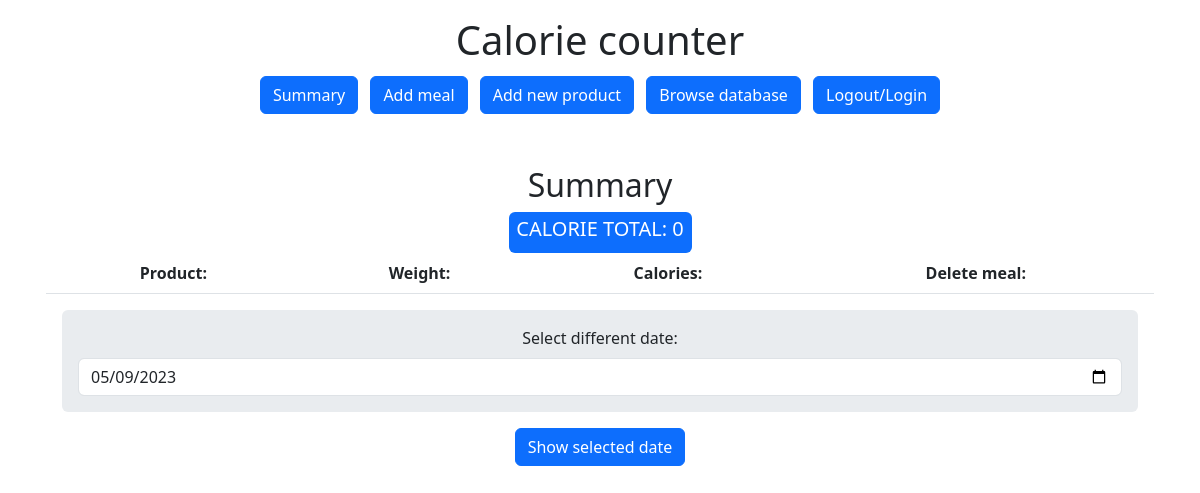
The page / (signed in) on the database as committed earlier.
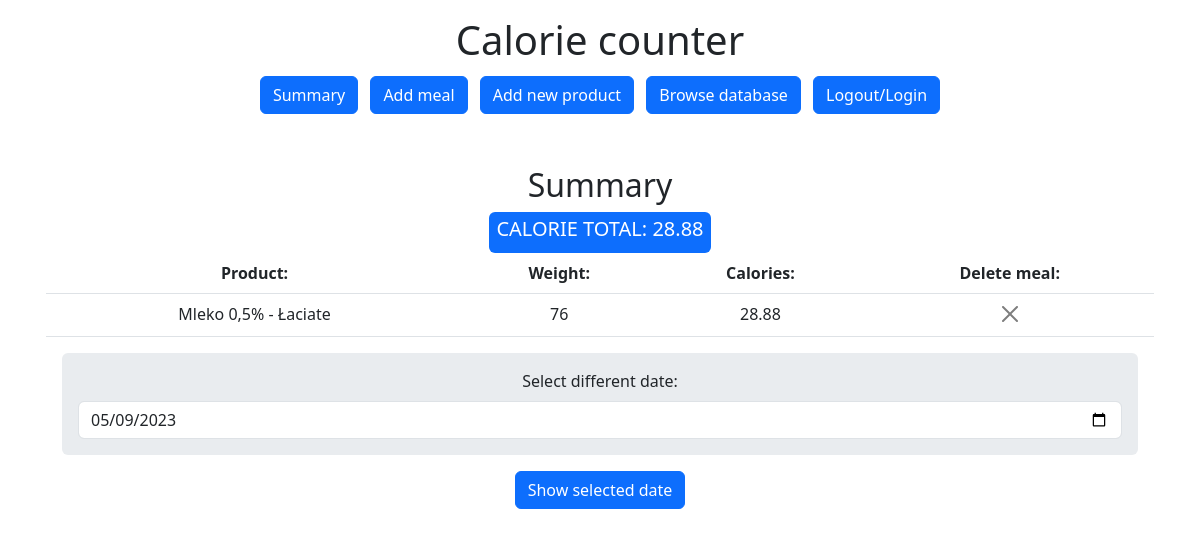
The same page on the database as committed later.
### tables this page shows
CREATE TABLE meals (
    id INTEGER PRIMARY KEY AUTOINCREMENT,
    date TEXT NOT NULL,
    username TEXT NOT NULL,
    product_name TEXT NOT NULL,
    weight NUMERIC,
    calories NUMERIC,
    meal_time TEXT
);

### app.py (the view)
@app.route("/", methods=["GET", "POST"])
@login_required
def index():
    if request.method == "POST":
        cur.execute("DELETE FROM meals WHERE id=?", (request.form.get("meal_to_delete"),))
        con.commit()
    session["calories_today"] = 0
    selected_date = request.args.get("selected_date")
    if not selected_date:
        selected_date = date.today()
    res = cur.execute("SELECT * FROM meals WHERE date=? AND username=?", (selected_date, session["user"]))
    res = res.fetchall()
    for result in res:
        if str(result[1]) == str(selected_date):
         session["calories_today"] = round(session["calories_today"] + result[5], 2)
    return render_template("index.htm", meals=res, calorie_total=session["calories_today"], selected_date=selected_date)

### submodules.py (called while the page is built)
def login_required(f):
    @wraps(f)
    def decorated_function(*args, **kwargs):
        if session.get("user") is None:
            return redirect("/login")
        return f(*args, **kwargs)
    return decorated_function

### templates/index.htm
{% extends "layout.htm" %}
{% block body %}
<h2 class="pt-5">Summary</h2>
<div class="badge bg-primary text-wrap"><p class="h5">CALORIE TOTAL: {{calorie_total}}</p></div>
    <table class="table">
        <tr>
            <th> Product: </th>
            <th> Weight: </th>
            <th> Calories: </th>
            <th> Delete meal: </th>
        </tr>
{% for meal in meals %}
        <tr>
            <td> {{meal[3]}} </td>
            <td> {{meal[4]}} </td>
            <td> {{meal[5]}} </td>
            <td> <form action="/" method="post"> <button class="btn-close" id="meal_to_delete" name="meal_to_delete" value="{{meal[0]}}"></button> </form> </td>
        </tr>
{% endfor %}
</table>
<form action="/" method="get">
    <div class="m-3 p-3 bg-body-secondary rounded-2">
        <label class="form-label" for="selected_date">Select different date:</label>
        <input class="form-control" type="date" name="selected_date" id="selected_date" value={{selected_date}}>
    </div>
    <button class="btn btn-primary" type="submit">Show selected date</button>
</form>
{% endblock %}

### templates/layout.htm (shortened to what this page needs)
<!DOCTYPE html>
<html lang="en">
	<head>
		<link href="https://cdn.jsdelivr.net/npm/bootstrap@5.3.0-alpha3/dist/css/bootstrap.min.css" rel="stylesheet">
	</head>
	<body>
		<div class="container text-center p-3 mx-auto">
			<h1>Calorie counter</h1>
			<a class="btn btn-primary m-1" role="button" href="/">Summary</a>
			<a class="btn btn-primary m-1" role="button" href="/addmeal">Add meal</a>
			<a class="btn btn-primary m-1" role="button" href="/addproduct">Add new product </a>
			<a class="btn btn-primary m-1" role="button" href="/browsedatabase">Browse database</a>
			<a class="btn btn-primary m-1" role="button" href="/logout">Logout/Login</a>
		{% block body %}{% endblock %}
		</div>
	</body>
</html>

Rows that differ between the two databases and show on the page:
added meals: product_name "Mleko 0,5% - Łaciate", weight "76", calories "28.88"
Other text that changed with them:
{{ calorie_total }}: "0" → "28.88"
